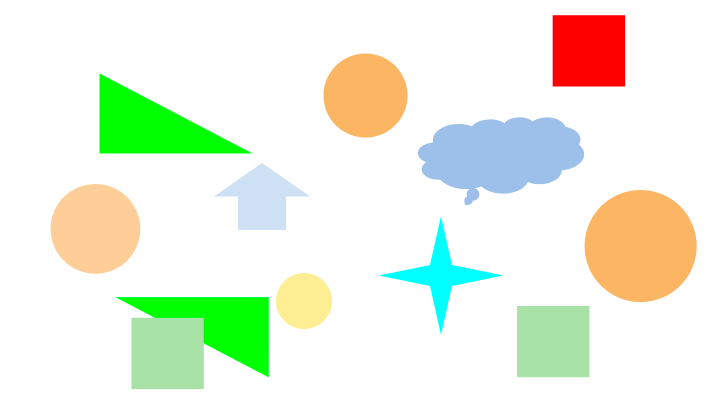
#> input picture aulas/lab05/formas.png, 1415 x 794 px, found by its file name (shown at 1/2 size)
$ jupyter execute --allow-errors Transformada-Hough-morfologia.ipynb   (shell and % lines are left out)
#> lines starting #> are read from the running program, lines starting #| are printed output that depends on the picture; after the words box and inside, x2 and y2 are one past the last pixel; in counts of white or black regions, pixels touching at a corner belong together
**Objetivos da aula:**

*   Conhecer e praticar a Transformada de Hough para linhas e circulos
*   conhecer e praticar com os operadores de dilatação e erosão
*   conhecer e praticar com os operadores de abertura e fechamento

### **Transformada de Hough**

A transformada de Hough é um metodo utilizado para reconhecimento de padrões simples como retas e circulos. a aplicação da técnica é feita em contornos de imagem. É uma técnica muito popular e muito poderosa, pois possibilita detectar linhas e circulos em imagens com pouco visível ou muito ruidosa.

[cell 1]
import cv2
from matplotlib import pyplot as plt
import numpy as np

img = cv2.imread('formas.png')
#> img is the input picture: shape (794, 1415, 3); mean B, G, R 223.8, 241.4, 234.6
img = cv2.cvtColor(img, cv2.COLOR_BGR2RGB)

plt.figure(figsize = (10,10))
plt.imshow(img);

### **DETECÇÃO DE CIRCULOS**

Vamos fazer a deteção de circulos da imagem forma.

[cell 2]
img_gray = cv2.cvtColor(img, cv2.COLOR_BGR2GRAY)
edges = cv2.Canny(img_gray,50,150)
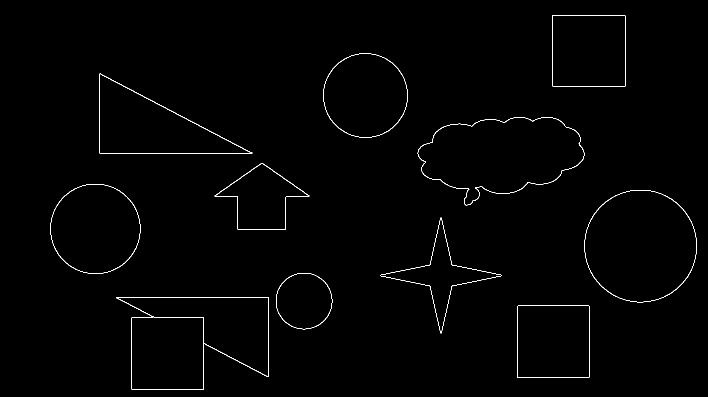
#> edges: shape (794, 1415) (shown at 1/2 size); 0.74% white in thin lines or dots, all inside (x1, y1, x2, y2) = (101, 30, 1394, 779)
circles=cv2.HoughCircles(edges,cv2.HOUGH_GRADIENT,dp=160,minDist=100,param1=200,param2=100,minRadius=50,maxRadius=150)
#> circles = [[400, 720, 82], [560, 560, 82], [880, 400, 82], [240, 400, 82], [720, 240, 82]]

bordas_rgb = cv2.cvtColor(edges, cv2.COLOR_GRAY2RGB)
output = bordas_rgb


if circles is not None:
    circles = np.uint16(np.around(circles))
    for i in circles[0,:]:
        # desenha o contorno do circulo
        cv2.circle(output,(i[0],i[1]),i[2],(0,255,0),2)
        # desenha no centro do circulo
        cv2.circle(output,(i[0],i[1]),2,(0,0,255),3)
#> this loop made 5 passes
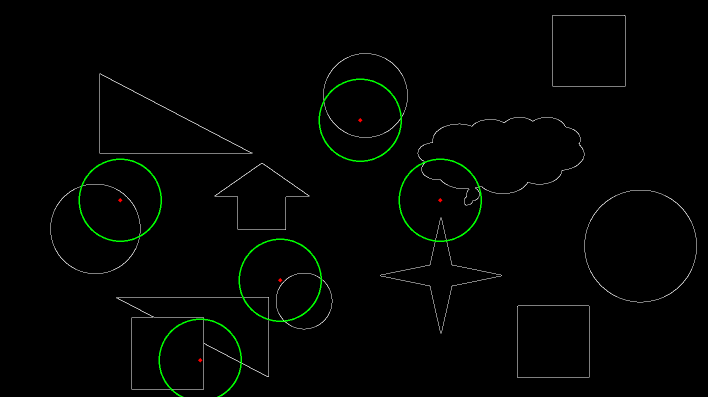
#> output: shape (794, 1415, 3) (shown at 1/2 size); mean B, G, R 1.9, 3.6, 1.9

plt.figure(figsize = (10,10))
plt.imshow(output, cmap="Greys_r", vmin=0, vmax=255);

O resultado não ficou bom, pois há muitos falsos positivos detectados, neste caso precisamos alterar os parametros da transformada de hough. Vamos ver o que é cada um deles.

`
circles=cv2.HoughCircles(image,method=cv2.HOUGH_GRADIENT,dp,minDist,param1,param2,minRadius,maxRadius)
`

- image: imagem de entrada na escala de ciza.
- method: Define o metódo de detecção de circulos.
- dp: relação entre o tamanho da imagem e o tamanho do acumulador. Um dp grande "pega" bordas mais tênues.
- minDist: Distância minima entre centros (x,y) dos circulos detectados
- param1: Valor do gradiente usado para lidar com a detecção de bordas
- param2: Limiar do Acumulador usado pelo metódo. Se muito baixo, retorna mais circulos (incluindo círculos falsos). Se mais alto, mais círculos serão potencialmente retornados.
- minRadius: Raio minimo (em pixels).
- maxRadius: Raio máximo (em pixels).

### DESAFIO 1

Faça a alteração dos parametros para a transformada de Hough afim de detectar apenas os circulos da imagem.

Dica: Altere um parametro por vez e analise o resultado.

[cell 3]
import cv2
from matplotlib import pyplot as plt
import numpy as np

img = cv2.imread('formas.png')
img = cv2.cvtColor(img, cv2.COLOR_BGR2RGB)
img_gray = cv2.cvtColor(img, cv2.COLOR_BGR2GRAY)

edges = cv2.Canny(img_gray,50,150)
circles=cv2.HoughCircles(edges,cv2.HOUGH_GRADIENT,dp=5,minDist=100,param1=200,param2=300,minRadius=20,maxRadius=150)
#> circles = [[1282.5, 492.5, 113], [607.5, 602.5, 56], [732.5, 192.5, 85.5], [187.5, 457.5, 91.5]]

bordas_rgb = cv2.cvtColor(edges, cv2.COLOR_GRAY2RGB)
output = bordas_rgb


if circles is not None:
    circles = np.uint16(np.around(circles))
#> circles = [[1282, 492, 113], [608, 602, 56], [732, 192, 86], [188, 458, 92]]
    for i in circles[0,:]:
        # desenha o contorno do circulo
        cv2.circle(output,(i[0],i[1]),i[2],(0,255,0),2)
        # desenha no centro do circulo
        cv2.circle(output,(i[0],i[1]),2,(0,0,255),3)
#> this loop made 4 passes
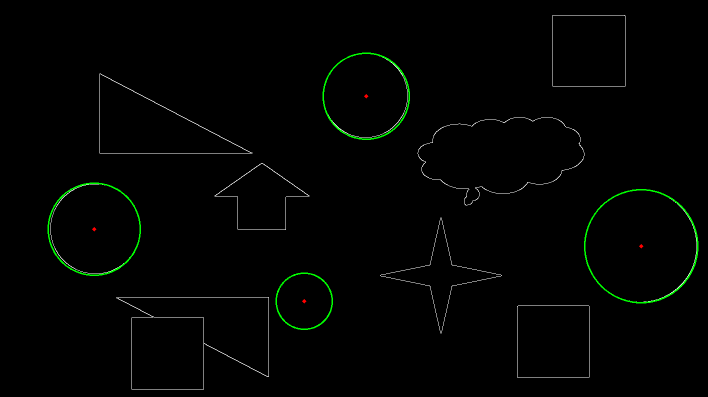
#> output: shape (794, 1415, 3) (shown at 1/2 size); mean B, G, R 1.6, 3, 1.6

plt.figure(figsize = (10,10))
plt.imshow(output, cmap="Greys_r", vmin=0, vmax=255);

[cell 4]
import cv2
from matplotlib import pyplot as plt
import numpy as np

img = cv2.imread('coins.png',0)
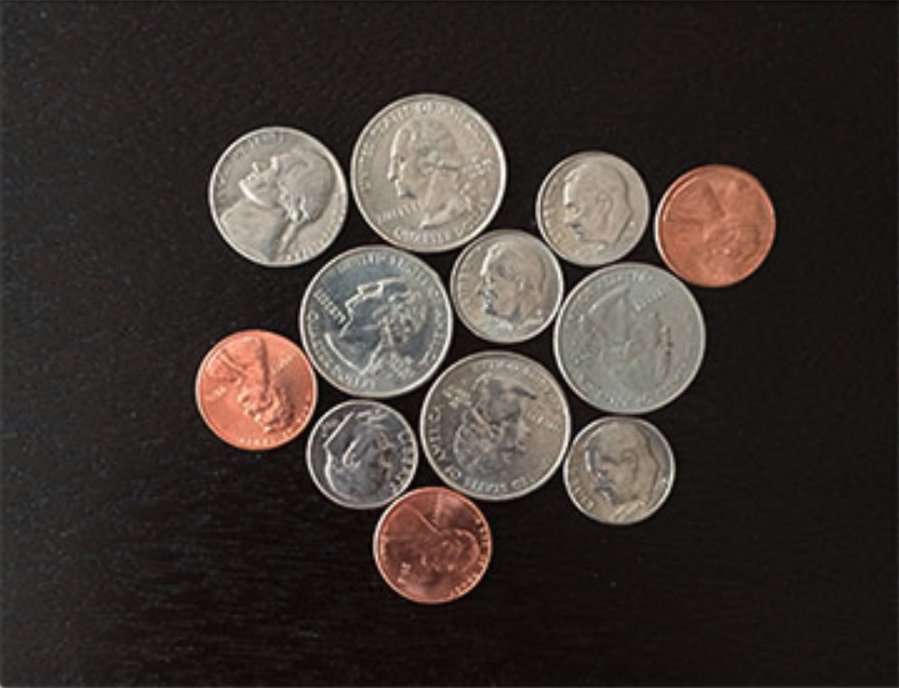
#> input picture aulas/lab06/coins.png, 899 x 688 px, found by its file name
#> img: shape (688, 899); min 1, max 251, mean 55.6
img = cv2.medianBlur(img,5)
cimg = cv2.cvtColor(img,cv2.COLOR_GRAY2BGR)

circles = cv2.HoughCircles(img,cv2.HOUGH_GRADIENT,1,20,param1=50,param2=40,minRadius=45,maxRadius=60)
#> circles = [[715.5, 223.5, 59.4], [506.5, 285.5, 56.1], [428.5, 545.5, 56.1], [592.5, 208.5, 56.7], [254.5, 388.5, 59.4], [618.5, 469.5, 54.9], [360.5, 451.5, 52.7]]

circles = np.uint16(np.around(circles))
#> circles = [[716, 224, 59], [506, 286, 56], [428, 546, 56], [592, 208, 57], [254, 388, 59], [618, 470, 55], [360, 452, 53]]
for i in circles[0,:]:
    cv2.circle(cimg,(i[0],i[1]),i[2],(0,255,0),2)
#> this loop made 7 passes
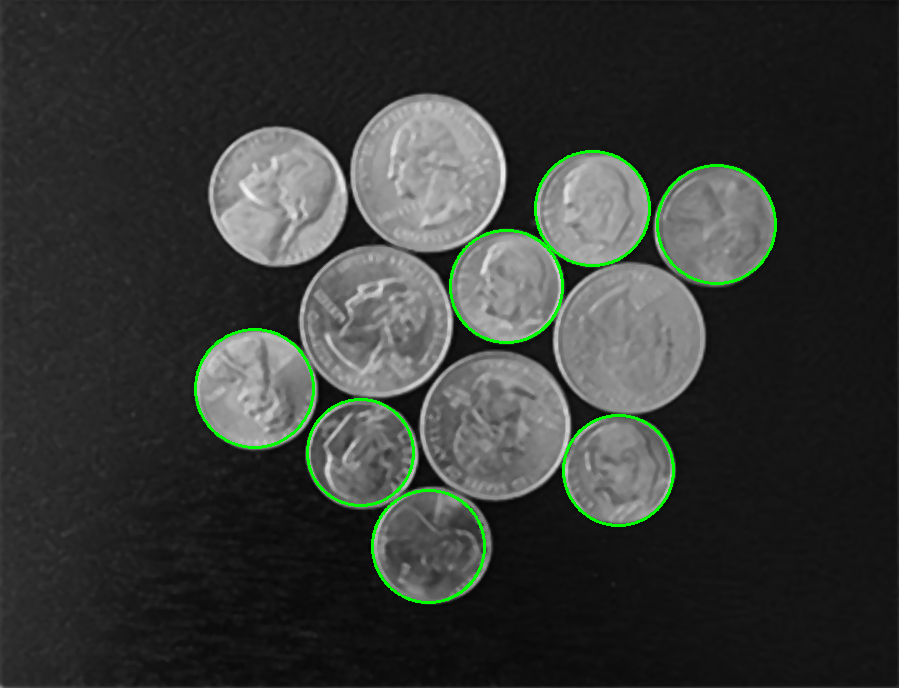
#> cimg: shape (688, 899, 3); mean B, G, R 54.1, 57.2, 54.1

plt.figure(figsize = (10,10))
plt.imshow(cimg)

### DESAFIO 2

Modifique este código para detectar, segmentar e exibir a quantidade de moedas de 1 dólar. Neste imagem, temos quatro moedas de 1 dólar.

[cell 5]
import cv2
from matplotlib import pyplot as plt
import numpy as np

img = cv2.imread('coins.png',0)
img = cv2.medianBlur(img,5)
cimg = cv2.cvtColor(img,cv2.COLOR_GRAY2BGR)

circles = cv2.HoughCircles(img,cv2.HOUGH_GRADIENT,1,20,param1=450,param2=20,minRadius=76,maxRadius=98)
#> circles = [[427.5, 173.5, 78.1], [627.5, 336.5, 76.8], [376.5, 320.5, 76.5], [495.5, 428.5, 77.3]]

circles = np.uint16(np.around(circles))
#> circles = [[428, 174, 78], [628, 336, 77], [376, 320, 76], [496, 428, 77]]
for i in circles[0,:]:
    cv2.circle(cimg,(i[0],i[1]),i[2],(0,255,0),2)
#> this loop made 4 passes
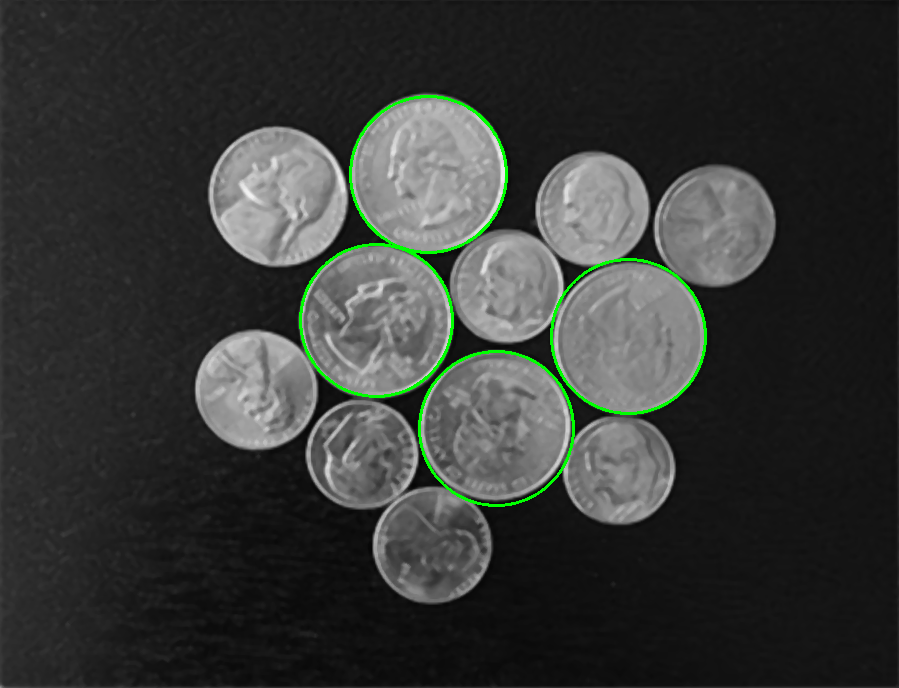
#> cimg: shape (688, 899, 3); mean B, G, R 54.5, 56.9, 54.5

plt.figure(figsize = (10,10))
plt.imshow(cimg)

### **DETECÇÃO DE RETAS**

De forma semelhante ao **CV2.HOUGHCIRCLE()**, para detecção de retas usamos o **cv2.HoughLines()** ou **cv2.HoughLinesP()** o segundo faz uma estimativa probabilistica.

`
cv.HoughLinesP( image, rho, theta, threshold[, lines[, minLineLength[, maxLineGap]]])
`

- imagem: Imagem de entrada em escala de cinza.
- rho: Resolução da distância do acumulador em pixeis.
- teta: Resolução do ângulo de rotação do acumulador em radianos, normalmente 1 Grau.
- threshold: Limiar do acumulador. Só são devolvidas as linhas que obtêm votos suficientes ( >threshold ).
- minLineLineLength: Comprimento mínimo da linha. Segmentos de linha mais curtos do que isso são rejeitados.
- maxLineGap: Distância máxima permitida entre pontos considerados na mesma linha.

[cell 6]
import cv2
from matplotlib import pyplot as plt
import numpy as np
import math

img = cv2.imread('formas.png')
img = cv2.cvtColor(img, cv2.COLOR_BGR2RGB)

plt.figure(figsize = (10,10))
plt.imshow(img); plt.show()

[cell 7]
img_gray = cv2.cvtColor(img, cv2.COLOR_BGR2GRAY)
edges = cv2.Canny(img_gray,50,150)

lines = cv2.HoughLinesP(edges, 1, math.pi/180.0, 100, np.array([]), 180, 5)
#> lines = [[199, 306, 500, 306], [234, 594, 537, 594], [231, 163, 451, 279]]

hough_img_rgb = cv2.cvtColor(edges, cv2.COLOR_GRAY2BGR)

for line in lines:
    x1, y1, x2, y2 = line[0]
    cv2.line(hough_img_rgb, (x1, y1), (x2, y2), (255, 0, 255), 5)
#> this loop made 3 passes
#> hough_img_rgb: shape (794, 1415, 3); mean B, G, R 3, 1.7, 3


plt.figure(figsize = (10,10))
plt.imshow(hough_img_rgb); plt.show()

### DESAFIO 3

Faça a alteração dos parametros para a transformada de Hough afim de detectar apenas todas as linhas da imagem.

Dica: Altere um parametro por vez e analise o resultado.

[cell 8]
import cv2
from matplotlib import pyplot as plt
import numpy as np
import math

img = cv2.imread('formas.png')
img_gray = cv2.cvtColor(img, cv2.COLOR_BGR2GRAY)
edges = cv2.Canny(img_gray,50,150)

lines = cv2.HoughLinesP(edges, 1, math.pi/180.0, 52, np.array([]), 5, 15)
#> lines = 37 rows, first 6: [234, 594, 537, 594], [199, 306, 500, 306], [247, 171, 504, 307], [262, 776, 262, 637], [1178, 754, 1178, 612], [1105, 30, 1249, 30]

hough_img_rgb = cv2.cvtColor(edges, cv2.COLOR_GRAY2BGR)

for line in lines:
    x1, y1, x2, y2 = line[0]
    cv2.line(hough_img_rgb, (x1, y1), (x2, y2), (255, 0, 255), 5)
#> this loop made 37 passes
#> (x1, y1, x2, y2) on passes 1 to 12: (234, 594, 537, 594), (199, 306, 500, 306), (247, 171, 504, 307), (262, 776, 262, 637), (1178, 754, 1178, 612), (1105, 30, 1249, 30), (263, 778, 407, 778), (1250, 172, 1250, 31), (198, 305, 198, 149), (537, 753, 537, 595), (1034, 754, 1034, 612), (1105, 172, 1105, 31)
#> hough_img_rgb: shape (794, 1415, 3); mean B, G, R 8, 0.7, 8


plt.figure(figsize = (10,10))
plt.imshow(hough_img_rgb);
plt.show()

Exemplo mais prático, detecção de faixa por veiculos autonômos.

[cell 9]
import cv2
from matplotlib import pyplot as plt
import numpy as np
import math

img = cv2.imread('rua.png')
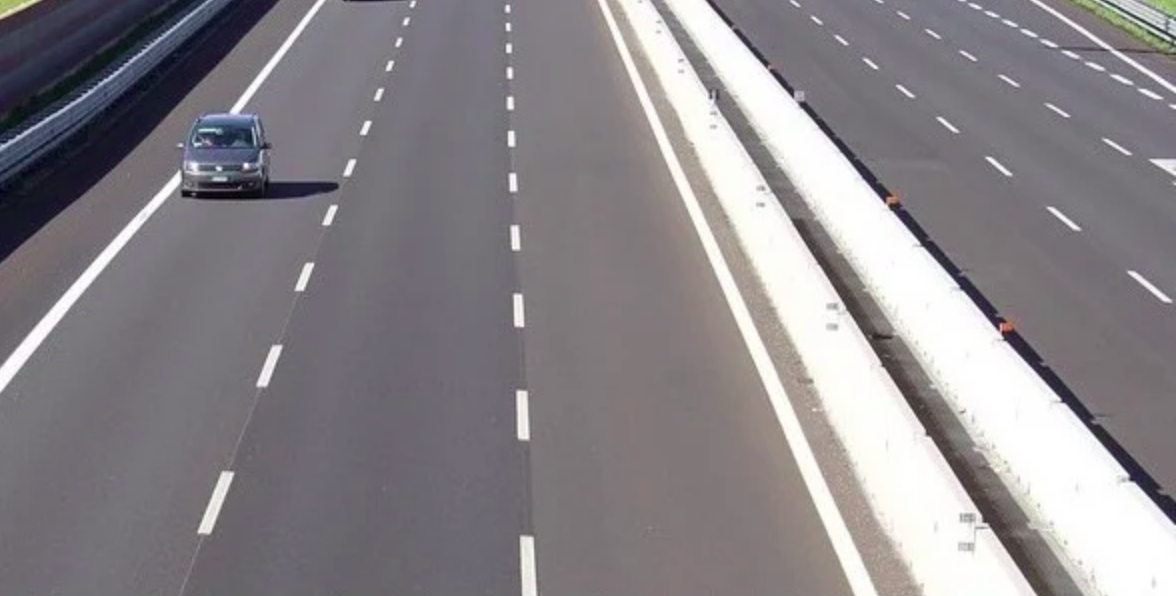
#> input picture aulas/lab06/rua.png, 1176 x 596 px, found by its file name
#> img is the input picture: shape (596, 1176, 3); mean B, G, R 138, 133.7, 137.9
img = cv2.cvtColor(img, cv2.COLOR_BGR2RGB)

plt.figure(figsize = (10,10))
plt.imshow(img); plt.show()

[cell 10]
img_gray = cv2.cvtColor(img, cv2.COLOR_BGR2GRAY)
#> img_gray: shape (596, 1176)
edges = cv2.Canny(img_gray,50,200)
#> edges: shape (596, 1176); 2.4% white in thin lines or dots

lines = cv2.HoughLinesP(edges, 1, math.pi/180.0, 120, np.array([]), 10, 100)
#> lines = 37 rows, first 6: [664, 0, 1034, 529], [661, 21, 839, 295], [658, 119, 800, 425], [658, 18, 990, 528], [853, 167, 1174, 524], [619, 1, 922, 595]


hough_img_rgb = cv2.cvtColor(edges, cv2.COLOR_GRAY2BGR)
#> hough_img_rgb: shape (596, 1176, 3); 2.4% white in thin lines or dots

for line in lines:
    x1, y1, x2, y2 = line[0]
    cv2.line(hough_img_rgb, (x1, y1), (x2, y2), (255, 0, 255), 5)
#> this loop made 37 passes
#> (x1, y1, x2, y2) on passes 1 to 12: (664, 0, 1034, 529), (661, 21, 839, 295), (658, 119, 800, 425), (658, 18, 990, 528), (853, 167, 1174, 524), (619, 1, 922, 595), (180, 170, 317, 1), (668, 5, 1040, 535), (713, 266, 834, 550), (706, 0, 1174, 501), (105, 176, 240, 41), (706, 1, 889, 204)
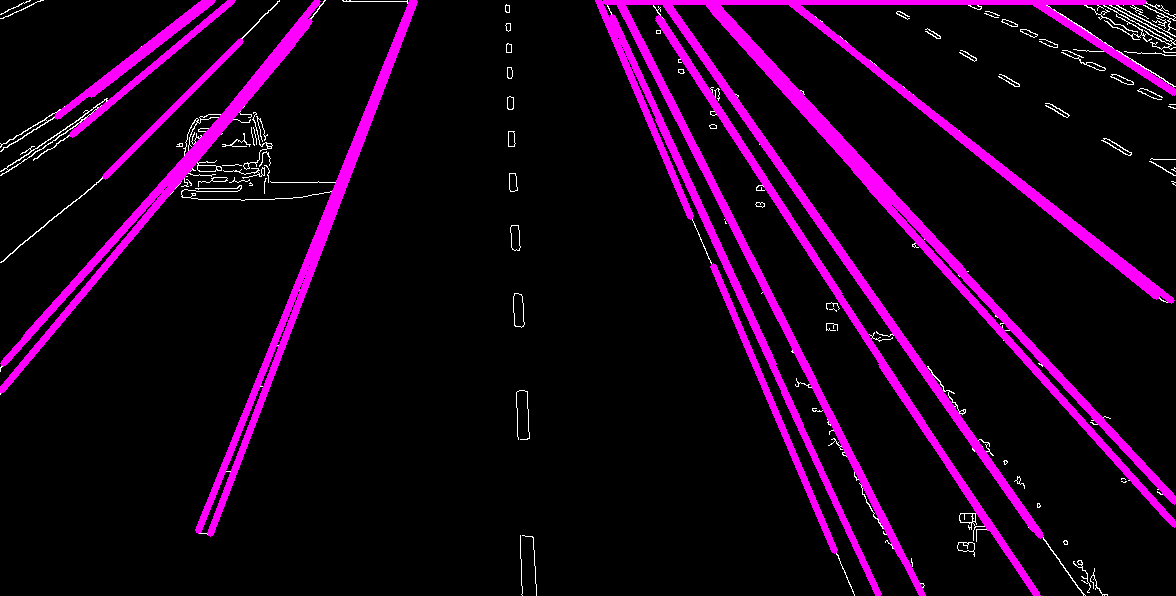
#> hough_img_rgb: shape (596, 1176, 3); mean B, G, R 25, 2.4, 25


plt.figure(figsize = (10,10))
plt.imshow(hough_img_rgb); plt.show()

### **MORFOLOGIA MATEMÁTICA**

A Morfologia Matemática (MM) é um modelo teórico para as imagens digitais construídas em cima da teoria dos reticulados e da topologia . É o fundamento do processamento de imagem morfológico, que é baseado nos operadores de deslocamento-invariante (translação invariante) baseados principalmente na adição de Minkowski.

#### <b>DILATAÇÃO BINÁRIA</b>

É uma transformação morfológica que combina dois conjuntos usando adição vetorial. Como o nome diz, o resultado será uma imagem “engordada”.

[cell 11]
from IPython.display import Image
Image(open('dilatação.gif','rb').read())

[cell 12]
import cv2 as cv
import numpy as np
img = cv.imread('j.png',0)
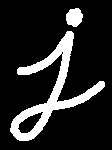
#> input picture aulas/lab06/j.png, 112 x 150 px, found by its file name
#> img: shape (150, 112); 15.3% white; 2 white regions, box (x1, y1, x2, y2) and area: (10, 31, 105, 141) 2331, (66, 8, 83, 27) 245
plt.imshow(img, cmap="Greys_r", vmin=0, vmax=255); plt.show()

kernel = np.ones((5,5),np.uint8)

dilation = cv.dilate(img,kernel,iterations = 1)
#> dilation: shape (150, 112); 24.6% white; 1 white region, box (x1, y1, x2, y2) and area: (8, 6, 107, 143) 4134


plt.imshow(dilation, cmap="Greys_r", vmin=0, vmax=255); plt.show()

## Detectando contorno com dilatação

[cell 13]
import cv2 as cv
import numpy as np

img = cv.imread('j.png',0)

plt.imshow(img, cmap="Greys_r", vmin=0, vmax=255); plt.show()

dst = img.copy()
kernel = np.ones((5,5),np.uint8)

dilation = cv.dilate(img,kernel,iterations = 1)

dst = dilation - img
#> dst: shape (150, 112); 9.3% white in thin lines or dots, all inside (x1, y1, x2, y2) = (8, 6, 107, 143)


plt.imshow(dst, cmap="Greys_r", vmin=0, vmax=255); plt.show()

#### <b>EROSÃO BINÁRIA</b>

A erosão basicamente encolhe uma imagem e pode ser vista como uma
transformação morfológica que combina dois conjuntos usando vetores
de subtração. Ela é expressa como a interseção de A e B.

[cell 14]
from IPython.display import Image
Image(open('erosao.gif','rb').read())

[cell 15]
import cv2 as cv
import numpy as np
img = cv.imread('j.png',0)
plt.imshow(img, cmap="Greys_r", vmin=0, vmax=255); plt.show()

dst = img.copy()
kernel = np.ones((5,5),np.uint8)

erode = cv.erode(img,kernel,iterations = 1)
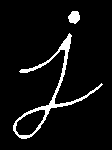
#> erode: shape (150, 112); 6% white; 2 white regions, box (x1, y1, x2, y2) and area: (13, 33, 103, 139) 898, (68, 11, 80, 24) 117

plt.imshow(erode, cmap="Greys_r", vmin=0, vmax=255); plt.show()
